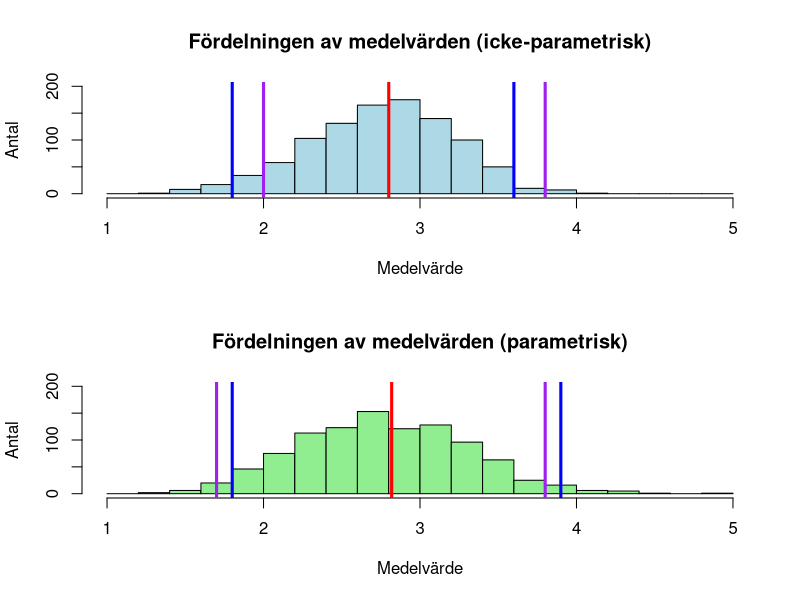

This figure's R source:
# Library that I use to apply the "pipe" operator. Only difference it makes
# is that the test functions look a lot "cleaner"
library(magrittr)

# Set a seed so that we are able to reproduce the results
set.seed(2022)

# The significance level we will use for both tests
alpha <- 0.05

# Subtask 1 ####

# Subtask 2 ####

iterations <- 1000
x <- c(2, 4, 0, 3, 5, 3, 1, 3, 4, 3)
n <- length(x)

# We estimate theta with the sample mean
theta_hat <- mean(x)

## Non-parametric bootstrap ####
# Generate 1000 bootstrap samples
boot <- replicate(iterations, sample(x, n, replace = TRUE), simplify = FALSE)

# Comparing distributions with our sample
x %>% table
boot %>% unlist %>% table 

# Plot the distribution for the mean values from our bootstrap samples

# Histogram parameters is defined as
breakpoints <- seq(1, 5, by = 0.2)
ylimits <- c(0, 200)
xlimits <- c(1, 5)

# The mean for each sample is calculated by
means_boot <- vapply(boot, FUN = mean, FUN.VALUE = double(1))

# Which gives us the distribution
hist_boot <- function() {
  hist(x = means_boot, 
       main = "Fördelningen av medelvärden (icke-parametrisk)", 
       col = "lightblue", 
       breaks = breakpoints,
       ylim = ylimits,
       xlim = xlimits,
       xlab = "Medelvärde",
       ylab = "Antal") 
  abline(v = mean(means_boot), col = "Red", lwd = 3)
  abline(v = pinterval_lower_boot, col = "Blue", lwd = 3)
  abline(v = pinterval_upper_boot, col = "Blue", lwd = 3)
  abline(v = binterval_lower_boot, col = "Purple", lwd = 3)
  abline(v = binterval_upper_boot, col = "Purple", lwd = 3)
}

# Lets sort the means so that we can pick out the percentile values
means_boot_sorted <- sort(means_boot)

# The percentile interval gives us
m <- (alpha / 2) * iterations
pinterval_lower_boot <- means_boot_sorted[m]
pinterval_upper_boot <- means_boot_sorted[iterations + 1 - m]

# The basic method gives us
binterval_lower_boot <- 2 * theta_hat - means_boot_sorted[iterations + 1 - m]
binterval_upper_boot <- 2 * theta_hat - means_boot_sorted[m]

# Comparing means in our sample with the bootstrap samples
mean(x)
boot %>% unlist %>% mean

## Parametric bootstrap ####

# Generate a sample drawn from a Poisson distribution with our estimated
# theta as the parameter
sim <- replicate(iterations, rpois(n, theta_hat), simplify = FALSE)

# The mean for each sample is calculated by
means_sim <- vapply(sim, FUN = mean, FUN.VALUE = double(1))

# Distribution for the means from simulations
hist_sim <- function() {
  hist(x = means_sim, 
       main = "Fördelningen av medelvärden (parametrisk)", 
       col = "lightgreen", 
       breaks = breakpoints,
       ylim = ylimits,
       xlim = xlimits,
       xlab = "Medelvärde",
       ylab = "Antal")
  abline(v = mean(means_sim), col = "Red", lwd = 3)
  abline(v = pinterval_lower_sim, col = "Blue", lwd = 3)
  abline(v = pinterval_upper_sim, col = "Blue", lwd = 3)
  abline(v = binterval_lower_sim, col = "Purple", lwd = 3)
  abline(v = binterval_upper_sim, col = "Purple", lwd = 3)
}

# Lets sort the means so that we can pick out the percentile values
means_sim_sorted <- sort(means_sim)

# The percentile interval gives us
m <- (alpha / 2) * iterations
pinterval_lower_sim <- means_sim_sorted[m]
pinterval_upper_sim <- means_sim_sorted[iterations + 1 - m]

print("Percentile method") 
c(pinterval_lower_sim, "theta", pinterval_upper_sim)

# The basic method gives us
binterval_lower_sim <- 2 * theta_hat - means_sim_sorted[iterations + 1 - m]
binterval_upper_sim <- 2 * theta_hat - means_sim_sorted[m]

# Plots ####
par(mfrow = c(2, 1))
hist_boot()
hist_sim()
